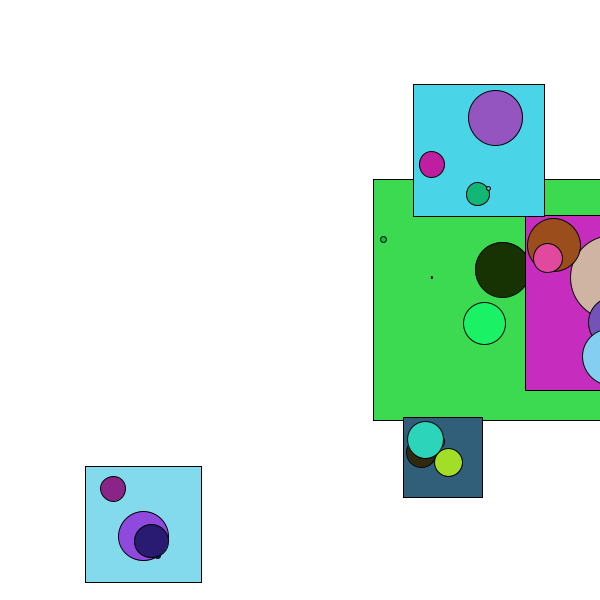
Frame 1 (no input)
Frame 60 (the mouse pressed at the canvas centre just before this capture): identical to frame 1, image omitted
Frame 120 (the mouse held since frame 60 and released just before this capture): identical to frame 1, image omitted

The Processing sketch that drew this single still picture (run headless with seeded random() and noise(); from frame 60 on, the mouse is pressed at the canvas centre):

// Processing sketch: ball_block
// ── ball_block.pde
Block[] blocks;

double sum = 0 ;
int amount = 5; // amount of objects.
boolean check_ball;
float sizes ;

void setup() { 
  size(600, 600);
  background(200);
  
  blocks = new Block[amount];
  
  for (int i = 0 ; i < amount ; i++){
    blocks[i] = new Block(random(50, 550), random(50, 550), random(50, 250));
    blocks[i].balls = new Ball[amount];
    for (int j = 0 ; j < amount ; j++){
      sizes = random(0,blocks[i].size/2);
      blocks[i].balls[j] =new Ball(random(blocks[i].positionX,blocks[i].positionX+blocks[i].size-sizes), random(blocks[i].positionY,blocks[i].positionY+blocks[i].size-sizes), sizes);
    }
  
  }
  for (Block block : blocks) {
    sum +=block.getArea();
    for (Ball ball : block.balls){
      sum +=ball.getArea();
    }
  }
  
  println ("sum of area is",sum);
  
}

void draw() {
  background(255);
  for (int i = 0 ; i < blocks.length ; i++){
    blocks[i].create_block();
    for (int j = 0 ; j < blocks[i].balls.length ; j++){
      blocks[i].balls[j].create_ball();
    }
  }



}


class Ball {
  float positionX, positionY, size;
  int fashing;
  color random_color;

  Ball(float positionX, float positionY, float size) {
    this.positionX = positionX ;
    this.positionY = positionY ;
    this.size = size; 
    this.random_color = color(random(0, 255), random(0, 255), random(0, 255));
    this.fashing = 0;
  }
  int colors = 255;
  int count = -1;
  void create_ball() {
    ellipseMode(CORNER);
    if (this.fashing == 1){
      color white = color(255);
      color[] colors = {white,random_color};
      int rand = int(random(0,2));
      fill(colors[rand]);
      ellipse(this.positionX, this.positionY, this.size, this.size);
    }
    else {
      fill(random_color);
      ellipse(this.positionX, this.positionY, this.size, this.size);
    }
  }
  public float getArea() {
    float area ;
    area = 22/7 * (size/2) *(size/2);
    return area ;
  }
}


class Block {
  float positionX, positionY, size;
  int fashing;
  color random_color;
  Ball[] balls;
  Block(float pos_x1, float pos_y1, float size) {
    this.positionX = pos_x1 ;
    this.positionY = pos_y1 ;
    this.size = size ;
    this.random_color = color(random(0, 255), random(0, 255), random(0, 255));
    this.fashing = 0;
  }

  void create_block() {
    if (this.fashing == 1){
      color white = color(255);
      color[] colors = {white,random_color};
      int rand = int(random(0,2));
      fill(colors[rand]);
      rect( positionX, positionY, size, size);
    }
    else {
      fill(random_color);
      rect( positionX, positionY, size, size);
    }
  }
  public float getArea() {
    float area ;
    area = size * size ;
    return area ;
  }
}

void mouseClicked() {
  Ball[] balllist_left; // not use
  Ball[] balllist_right; // not use
  Block[] boxlist_left;
  Block[] boxlist_right;
  check_ball = true;
  for (int i = blocks.length-1 ; i >=0  ; i--){
    if (mouseX > blocks[i].positionX &&  mouseX < blocks[i].positionX + blocks[i].size && mouseY > blocks[i].positionY &&  mouseY < blocks[i].positionY + blocks[i].size && blocks[i].fashing == 0){
      if (blocks[i].balls.length == 0){
        sum -= blocks[i].getArea();
        println("New sum of area is", sum);
        boxlist_left = (Block[])subset (blocks, 0, i);
        boxlist_right = (Block[])subset (blocks, i+1 );
        blocks = (Block[])concat(boxlist_left, boxlist_right);
        break;
      }
      else{
        sum -= blocks[i].balls[blocks[i].balls.length-1].getArea();
        println("New sum of area is", sum);
        blocks[i].balls =(Ball[])shorten(blocks[i].balls);
        break;
      } 
    }
    
  }
  
  
  /*
  for (int i = blocks[0].balls.length-1; i >= 0; i = i - 1) { // find the ball where clicked and delete it 
    float dis = dist(mouseX, mouseY, blocks[0].balls[i].positionX, blocks[0].balls[i].positionY);
    if (dis < blocks[0].balls[i].size/2 && blocks[0].balls[i].fashing == 0) {
      sum -= blocks[0].balls[i].getArea();
      println("this ball area is",blocks[0].balls[i].getArea());
      println("New sum of area is", sum);
      balllist_left = (Ball[])subset (blocks[0].balls, 0, i);
      balllist_right = (Ball[])subset (blocks[0].balls, i+1 );
      blocks[0].balls = (Ball[])concat(balllist_left, balllist_right);
      check_ball = false;
      break;
    }
  }
  
  if (check_ball == true) {
    for (int i = blocks.length-1; i >= 0; i = i - 1) {  // find the block where clicked and delete it
      if (mouseX > blocks[i].positionX &&  mouseX < blocks[i].positionX + blocks[i].size && mouseY > blocks[i].positionY &&  mouseY < blocks[i].positionY + blocks[i].size && blocks[i].fashing == 0) {
        sum -= blocks[i].getArea();
        println("this block area is",blocks[i].getArea());
        println("New sum of area is", sum);
        boxlist_left = (Block[])subset (blocks, 0, i);
        boxlist_right = (Block[])subset (blocks, i+1 );
        blocks = (Block[])concat(boxlist_left, boxlist_right);
        check_ball = false;
        break;
      }
    }
  } */
}
